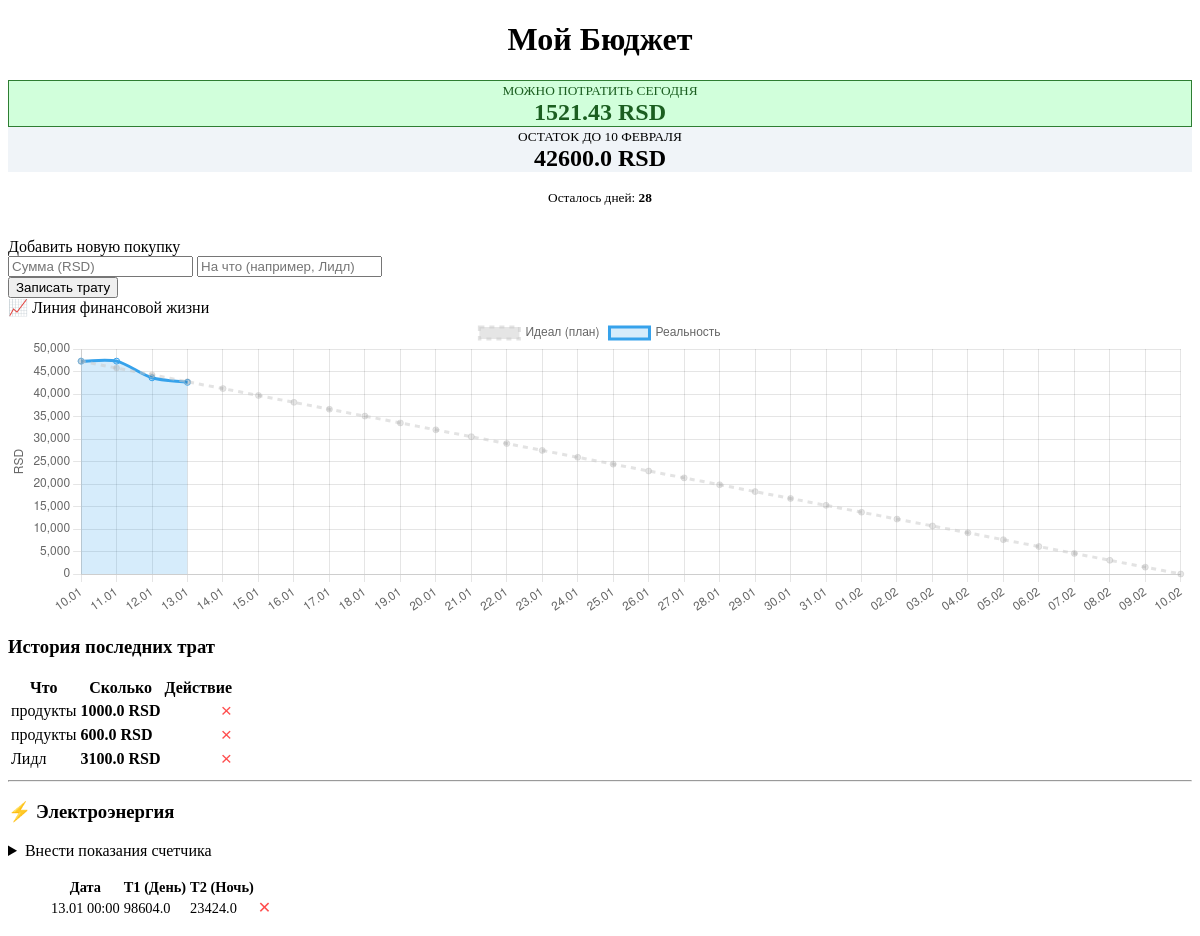
The page / on the database its author committed.
### main.py (models this page shows)
class Expense(Base):
    __tablename__ = "expenses"  # Имя таблицы в самой базе данных
    id = Column(Integer, primary_key=True, index=True)  # Уникальный ID каждой записи
    amount = Column(Float)  # Сумма траты (число с плавающей точкой)
    description = Column(String)  # Описание: на что потратили (чечевица, бензин и т.д.)
    created_at = Column(Date, default=date.today)  # Дата записи (автоматом ставит "сегодня")

class Electricity(Base):
    __tablename__ = "electricity"
    id = Column(Integer, primary_key=True, index=True)
    t1_day = Column(Float)   # Дневной тариф (дорогой)
    t2_night = Column(Float) # Ночной тариф (дешевый)
    created_at = Column(Date, default=date.today)

### main.py (the view)
@app.get("/", response_class=HTMLResponse)
async def read_item(request: Request, db: Session = Depends(get_db)):
    status = get_dashboard(db)
    history_data = get_history(limit=10, db=db)
    all_expenses = db.query(Expense).order_by(Expense.created_at.asc()).all()
    labels = []
    ideal_line = []
    actual_line = []
    start_period = date(2026, 1, 10)
    total_days = (END_DATE - start_period).days
    daily_decay = TOTAL_START_BUDGET / total_days
    for i in range(total_days + 1):
        d = start_period + timedelta(days=i)
        labels.append(d.strftime("%d.%m"))
        ideal_line.append(max(0, round(TOTAL_START_BUDGET - (i * daily_decay), 2)))
        if d <= date.today():
            day_expenses = sum(e.amount for e in all_expenses if e.created_at <= d)
            actual_line.append(round(TOTAL_START_BUDGET - day_expenses, 2))
        else:
            actual_line.append(None)
    all_readings_db = db.query(Electricity).order_by(Electricity.id.desc()).all()
    el_stats = None
    if len(all_readings_db) >= 2:
        last = all_readings_db[0]
        prev = all_readings_db[1]
        day_diff = round(last.t1_day - prev.t1_day, 1)
        night_diff = round(last.t2_night - prev.t2_night, 1)
        first_reading = all_readings_db[-1]
        delta_time = (last.created_at - first_reading.created_at).days or 1
        avg_t1 = (last.t1_day - first_reading.t1_day) / delta_time
        avg_t2 = (last.t2_night - first_reading.t2_night) / delta_time
        monthly_t1 = avg_t1 * 30
        monthly_t2 = avg_t2 * 30
        total_monthly = monthly_t1 + monthly_t2
        if total_monthly <= 350:
            r1, r2, zone = 9.61, 2.40, "Зеленая"
        elif total_monthly <= 1600:
            r1, r2, zone = 14.42, 3.60, "Голубая"
        else:
            r1, r2, zone = 28.84, 7.21, "Красная"
        forecast_val = ((monthly_t1 * r1) + (monthly_t2 * r2)) * 1.3
        el_stats = {
            "day_diff": day_diff,
            "night_diff": night_diff,
            "total_cost": round((day_diff * r1) + (night_diff * r2), 1),
            "forecast": round(forecast_val, 0),
            "zone": zone
        }
    readings_for_table = all_readings_db[:5]
    return templates.TemplateResponse("index.html", {
        "request": request,
        "status": status,
        "history": history_data["history"],
        "chart_labels": labels,
        "chart_ideal": ideal_line,
        "chart_actual": actual_line,
        "el_stats": el_stats,
        "all_readings": readings_for_table
    })

### templates/index.html (shortened to what this page needs)
<!DOCTYPE html>
<html lang="ru">
<head>
    <link rel="stylesheet" href="https://cdn.jsdelivr.net/npm/@picocss/pico@1/css/pico.min.css">
</head>
<body>
    <main class="container">
        <header style="text-align: center; margin-bottom: 2rem;">
            <h1>Мой Бюджет</h1>
            <div class="grid">
                <article style="background-color: #d1ffdb; border: 1px solid #2e7d32;">
                    <small style="color: #1b5e20;">МОЖНО ПОТРАТИТЬ СЕГОДНЯ</small>
                    <h2 style="color: #1b5e20; margin: 0;">{{ status.daily_limit_rsd }} RSD</h2>
                </article>
                <article style="background-color: #f0f4f8;">
                    <small>ОСТАТОК ДО 10 ФЕВРАЛЯ</small>
                    <h2 style="margin: 0;">{{ status.remaining_total_rsd }} RSD</h2>
                </article>
            </div>
            <p><small>Осталось дней: <strong>{{ status.days_left }}</strong></small></p>
        </header>
        <article>
            <header>Добавить новую покупку</header>
            <form action="/ui/add" method="post">
                <div class="grid">
                    <input type="number" step="0.01" name="amount" placeholder="Сумма (RSD)" required>
                    <input type="text" name="description" placeholder="На что (например, Лидл)" required>
                </div>
                <button type="submit" class="contrast">Записать трату</button>
            </form>
        </article>
        <article>
            <header>📈 Линия финансовой жизни</header>
            <canvas id="budgetChart" style="width: 100%; max-height: 300px;"></canvas>
        </article>
        <h3>История последних трат</h3>
        <table role="grid">
            <thead>
                <tr>
                    <th>Что</th>
                    <th>Сколько</th>
                    <th>Действие</th>
                </tr>
            </thead>
            <tbody>
                {% for item in history %}
                <tr>
                    <td>{{ item.description }}</td>
                    <td><strong>{{ item.amount }} RSD</strong></td>
                    <td class="action-cell">
                        <form action="/ui/delete/{{ item.id }}" method="post" style="display: inline; margin: 0;">
                            <button type="submit" class="delete-btn" title="Удалить">&times;</button>
                        </form>
                    </td>
                </tr>
                {% endfor %}
            </tbody>
        </table>
        <hr>
        <h3>⚡ Электроэнергия</h3>
        <details>
            <summary role="button" class="secondary outline">Внести показания счетчика</summary>
        </details>
        {% if all_readings %}
        <figure>
            <table role="grid" style="font-size: 0.9rem;">
                <thead>
                    <tr>
                        <th>Дата</th>
                        <th>T1 (День)</th>
                        <th>T2 (Ночь)</th>
                        <th></th>
                    </tr>
                </thead>
                <tbody>
                    {% for r in all_readings %}
                    <tr>
                        <td>{{ r.created_at.strftime("%d.%m %H:%M") }}</td>
                        <td>{{ r.t1_day }}</td>
                        <td>{{ r.t2_night }}</td>
                        <td style="text-align: right;">
                            <form action="/ui/electricity/delete/{{ r.id }}" method="post" style="margin:0;">
                                <button type="submit" class="delete-btn" style="font-size: 1rem;">✕</button>
                            </form>
                        </td>
                    </tr>
                    {% endfor %}
                </tbody>
            </table>
        </figure>
        {% endif %}
    </main>
    <script>
        const ctx = document.getElementById('budgetChart').getContext('2d');
        new Chart(ctx, {
            type: 'line',
            data: {
                labels: {{ chart_labels|tojson }},
                datasets: [
                    {
                        label: 'Идеал (план)',
                        data: {{ chart_ideal|tojson }},
                        borderColor: 'rgba(200, 200, 200, 0.5)',
                        borderDash: [5, 5],
                        fill: false,
                        tension: 0.1
                    },
                    {
                        label: 'Реальность',
                        data: {{ chart_actual|tojson }},
                        borderColor: '#36a2eb',
                        backgroundColor: 'rgba(54, 162, 235, 0.2)',
                        fill: true,
                        tension: 0.3
                    }
                ]
            },
            options: {
                responsive: true,
                maintainAspectRatio: false,
                scales: {
                    y: { beginAtZero: false, title: { display: true, text: 'RSD' } }
                }
            }
        });
    </script>
</body>
</html>

### templates/index.html (style rules this page uses)
.delete-btn { background: transparent; border: none; color: #ff4d4d; padding: 0; margin: 0; cursor: pointer; font-size: 1.2rem; line-height: 1; transition: transform 0.2s, color 0.2s; box-shadow: none; }
td.action-cell { vertical-align: middle; text-align: right; width: 40px; }

### rows shown on the page
Expense: description "продукты", amount "1000.0"
Expense: description "продукты", amount "600.0"
Expense: description "Лидл", amount "3100.0"
Electricity: created_at "13.01 00:00", t1_day "98604.0", t2_night "23424.0"

### other values the page prints
{{ status.daily_limit_rsd }} "1521.43"
{{ status.remaining_total_rsd }} "42600.0"
{{ status.days_left }} "28"
